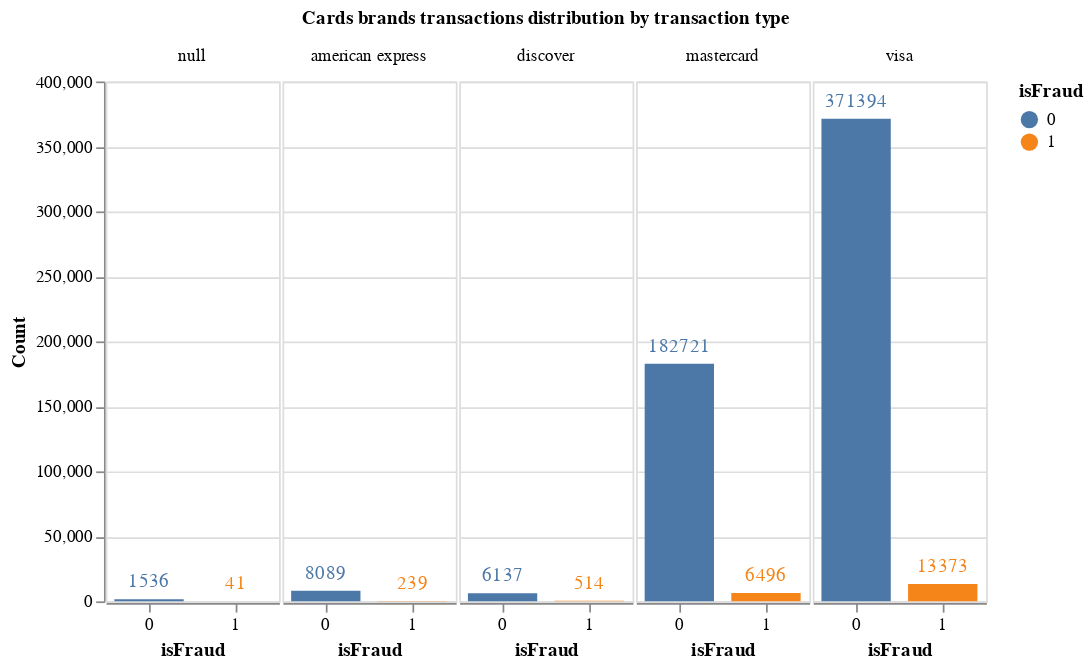

Notebook source saved alongside this figure:
### Markdown cell above
One can verify the count of brand purchases by considering the type of transaction (legitimate-0 or fraudulent-1). The Visa card is the most used, with over 370 thousand legitimate 13 thousand fraudulent transactions. Mastercard follows it with around 180 thousand transactions and almost 6500 fraudulent transactions. It is possible to conclude that the number of fraudulent transactions is unrelated to a specific card brand because the amount of fraudulent transactions is around 3.5% for both Visa and Mastercard.

### Code cell
#Let's visually check the number of credit-type transactions that are fraudulent or genuine.
bar_chart = alt.Chart(card4Group).encode(
    alt.X("isFraud:O", axis=alt.Axis(labelAngle=0)),
    alt.Y("sum(count):Q", title='Count'),
    alt.Color("isFraud:N"),
    alt.Text("sum(count):Q", format=".0f"),
).properties(height=alt.Step(50), width=100)

alt.layer(
    bar_chart.mark_bar(size=40),
    bar_chart.mark_text(dy=-10)
).facet(
    alt.Column("card4:N", title='Cards brands transactions distribution by transaction type')
).configure_facet(spacing=0)

### Figure 1 — Vega-Lite specification as saved in the notebook (floating-point values rounded to 4 significant figures)
{"$schema": "https://vega.github.io/schema/vega-lite/v4.17.0.json", "config": {"facet": {"spacing": 0}, "view": {"continuousHeight": 300, "continuousWidth": 400}}, "data": {"name": "data-eae9559f6b593344b1f89d6cd97f6061"}, "datasets": {"data-eae9559f6b593344b1f89d6cd97f6061": [{"card4": "american express", "count": 8089, "isFraud": 0}, {"card4": "american express", "count": 239, "isFraud": 1}, {"card4": "discover", "count": 6137, "isFraud": 0}, {"card4": "discover", "count": 514, "isFraud": 1}, {"card4": "mastercard", "count": 182721, "isFraud": 0}, {"card4": "mastercard", "count": 6496, "isFraud": 1}, {"card4": "visa", "count": 371394, "isFraud": 0}, {"card4": "visa", "count": 13373, "isFraud": 1}, {"card4": null, "count": 1536, "isFraud": 0}, {"card4": null, "count": 41, "isFraud": 1}]}, "facet": {"field": "card4", "title": "Cards brands transactions distribution by transaction type", "type": "nominal"}, "spec": {"layer": [{"encoding": {"color": {"field": "isFraud", "type": "nominal"}, "text": {"aggregate": "sum", "field": "count", "format": ".0f", "type": "quantitative"}, "x": {"axis": {"labelAngle": 0}, "field": "isFraud", "type": "ordinal"}, "y": {"aggregate": "sum", "field": "count", "title": "Count", "type": "quantitative"}}, "height": {"step": 50}, "mark": {"size": 40, "type": "bar"}, "width": 100}, {"encoding": {"color": {"field": "isFraud", "type": "nominal"}, "text": {"aggregate": "sum", "field": "count", "format": ".0f", "type": "quantitative"}, "x": {"axis": {"labelAngle": 0}, "field": "isFraud", "type": "ordinal"}, "y": {"aggregate": "sum", "field": "count", "title": "Count", "type": "quantitative"}}, "height": {"step": 50}, "mark": {"dy": -10, "type": "text"}, "width": 100}]}}
